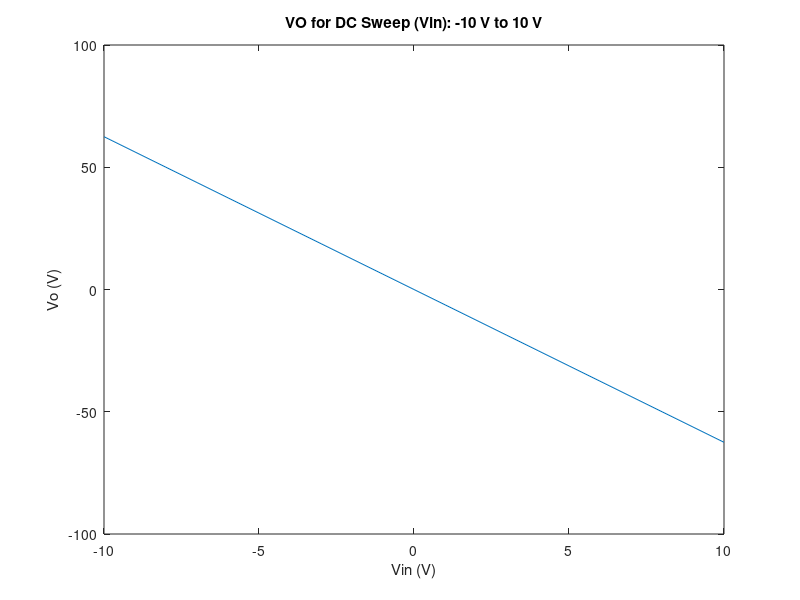
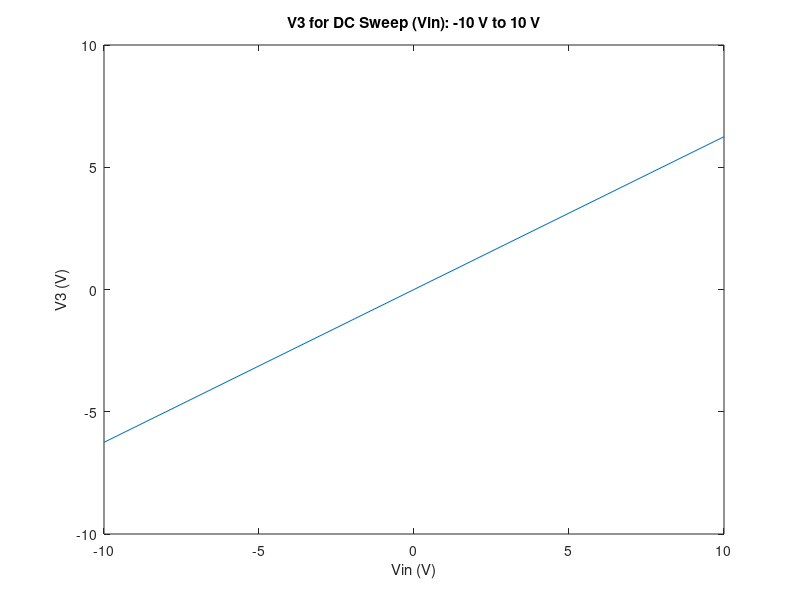
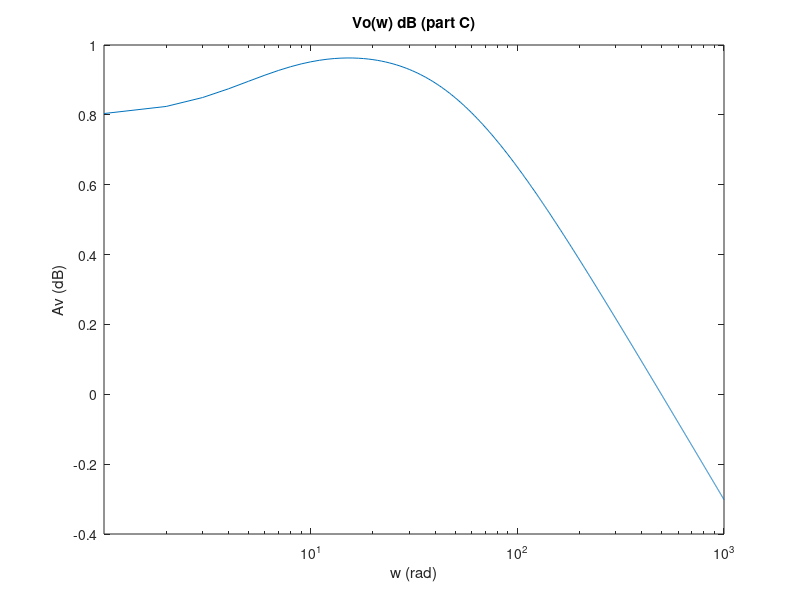
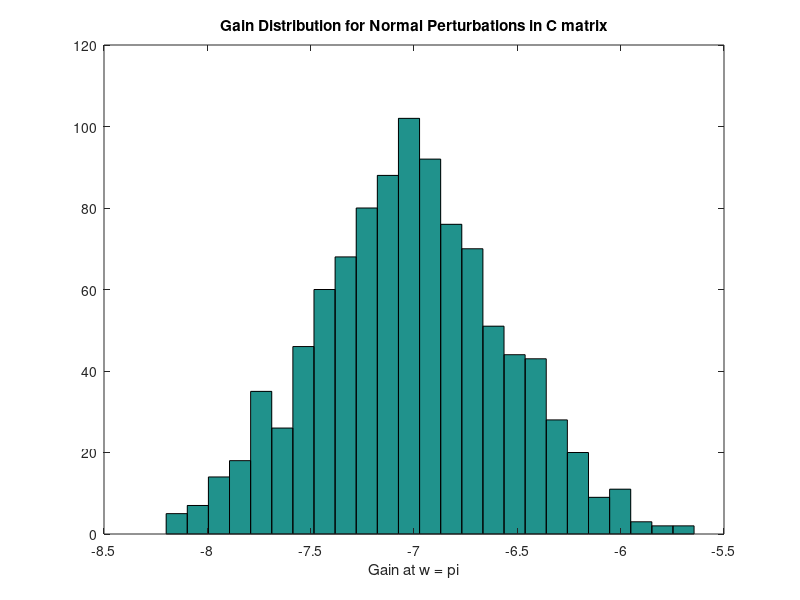

Write MATLAB code to recreate these figures, in order.
%{
G = [G1 -G1 0 0 0;
     -G1 G1+G2 0 0 0;
     0 0 G3 0 0;
     0 0 0 G4 -G4;
     0 0 0 -G4 G0+G4]

B = [1 0;
     0 0;
     0 0;
     0 1;
     0 0]

C = [0 0 0 0 0 0 0;
     -C C 0 0 0 0 0; 
     0 0 L 0 0 0 0; 
     0 0 0 0 0 0 0; 
     0 0 0 0 0 0 0; 
     0 0 0 0 0 0 0; 
     0 0 0 0 0 0 0] 

G = 1/R

N1:    i1 + i2 = 0
       i1 + [(V1-V2)/R1 + C(d(V1-V2)/dt)] = 0 
       V1 = Vin (1)
N2:   i2 + i3 + i4 = 0
      [(Vin-V2)/R1 + C(d(Vin-V2)/dt)] + V2/R2 + iL (2)
N3:   iL + i3 = 0
      iL + V3/R3 = 0 (3)
N4:   alpha*i3 + i4 = 0
      alpha*i3 + (V4-V5)/R4 = 0 (4)
      V4 = alpha*i3 (5)
N5:   i4 + i0 = 0 
      (V5-V4)/R4 + V0/R0 = 0 (6)

N1:
      i1 + [(V1-V2)G1 + (V1-V2)sC] = 0 (1)
      V1 = Vin (2)
N2: 
      [(V2-V1)G1 + (V2-V1)sC] + V2G2 + (V2-V3)sL (3)
N3: 
      (V3-V2)sL + V3G3 = 0 (4)
N4:   
      alpha*i3 + (V4-V5)G4 = 0 (5)
      V4 = alpha*i3 (6)
N5:   
      (V5-V4)G4 + V0G0 = 0 (7)

Where s = jw

    V1,     V2, IL,   V3,       V4,     Vo

G:
      1,     0,  0,     0,        0,     0 
    -G1, G1+G2,  1,     0,        0,     0 
      0,    -1,  0,     1,        0,     0 
      0,     0, -1,    G3,        0,     0 
      0,     0,  0,  a*G3,        1,     0  
      0,     0,  0,     0,      -G4, G4+GO 
    

C:
      0,       0,  0,  0,     0,   0, 
     -C,       C,  0,  0,     0,   0, 
      0,       0,  L,  0,     0,   0, 
      0,       0,  0,  0,     0,   0, 
      0,       0,  0,  0,     0,   0, 
      0,       0,  0,  0,     0,   0, 
     
%}

clear all
close all

G = zeros(6, 6); 

%Resistances:
R1 = 1;
R2 = 2;
R3 = 10;
R4 = 0.1; 
R0 = 1000; 

%Conductances:
G1 = 1/R1;
G2 = 1/R2;
G3 = 1/R3;
G4 = 1/R4;
G0 = 1/R0;

%Additional Parameters:
alpha = 100;
Cval = 0.25;
L = 0.2;
vin = zeros(1, 20);
vo = zeros(1, 20);
v3 = zeros(1, 20);

G(1, 1) = 1;                                    % 1
G(2, 1) = -G1; G(2, 2) = G1 + G2; G(2, 3) = 1;  % 2
G(3 ,2) = -1; G(3, 4) = 1;                      % iL
G(4, 3) = -1; G(4, 4) = G3;                     % 3
G(5, 5) = 1; G(5, 4) = alpha*G3;                % 4
G(6, 6) = G4 + G0; G(6, 5) = -G4;               % 5

C = zeros(6, 6);

C(2, 1) = -Cval; C(2, 2) = Cval;
C(3, 3) = L;

F = zeros(1, 6);
v = -10;

for i = 1:21
    vin(i) = v;
    F(1) = vin(i);
    
    Vm = G\F';
    
    vo(i) = Vm(6);
    v3(i) = Vm(4);
    v = v + 1;
end


figure(1)
plot(vin, vo);
title('VO for DC Sweep (Vin): -10 V to 10 V');
xlabel('Vin (V)')
ylabel('Vo (V)')

figure(2)
plot(vin, v3)
title('V3 for DC Sweep (Vin): -10 V to 10 V')
xlabel('Vin (V)')
ylabel('V3 (V)')

%{
N1:
      i1 + [(V1-V2)G1 + (V1-V2)/sC] = 0 (1)
      V1 = Vin (2)
N2: 
      [(V2-V1)G1 + (V2-V1)/sC] + V2G2 + (V2-V3)sL (3)
N3: 
      (V3-V2)sL + V3G3 = 0 (4)
N4:   
      alpha*i3 + (V4-V5)G4 = 0 (5)
      V4 = alpha*i3 (6)
N5:   
      (V5-V4)G4 + V0G0 = 0 (7)

Where s = jw
%}

F(1) = 1;
vo2 = zeros(1, 1000); 
freq = linspace(0, 1000, 1000); % note: in radians
Av = zeros(1, 1000);
Avlog = zeros(1, 1000);

for i = 1:1000
    Vm2 = (G+1i*freq(i)*C)\F';
    vo2(i) = Vm2(6);
    Av(i) = vo2(i)/F(1);
    Avlog(i) = log10(Av(i));
end 
    
figure(3)
semilogx(freq, Avlog)
xlim([0 1000])
title('Vo(w) dB (part C)')
xlabel('w (rad)')
ylabel('Av (dB)')
    
w = pi;
Av2 = zeros(15, 1);
Cper = zeros(15, 1);
vo3 = zeros(1, 15);

for i = 1:1000
    C(2, 1) = normrnd(-Cval, 0.05); 
    C(2, 2) = normrnd(Cval, 0.05);
    C(3, 3) = normrnd(L, 0.05);
    Vm3 = (G+1i*w*C)\F';
    vo3(i) = Vm3(6);
    Av2(i) = vo3(i)/F(1);
end

figure(4)
hist(real(Av2), 25)
title('Gain Distribution for Normal Perturbations in C matrix')
xlabel('Gain at w = pi')


    